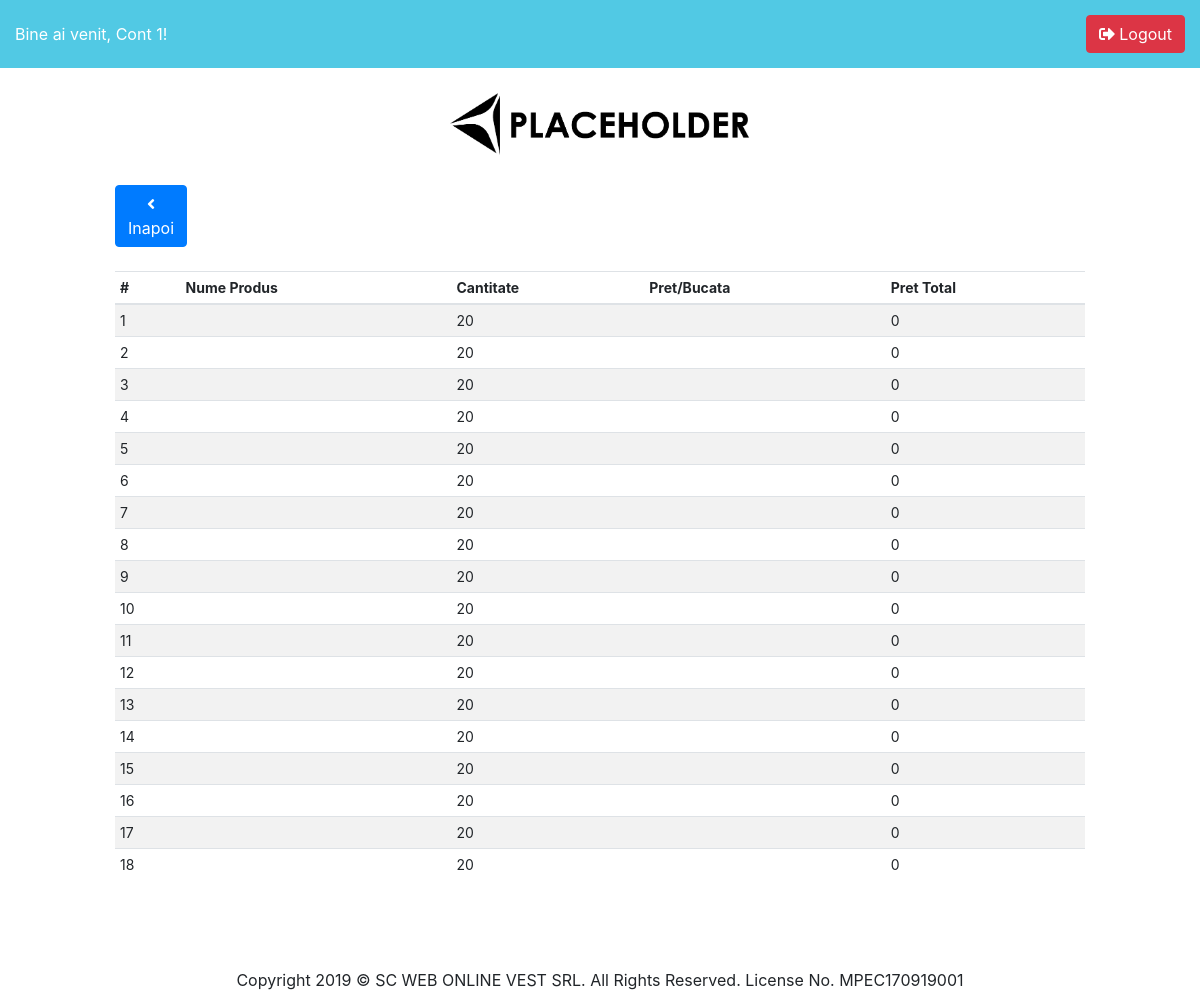
The app's page /app/admin/vezicomanda.php?id_comanda=11 (signed in) with its own data.
### tables this page shows
CREATE TABLE `conturi` (
  `ID` int(255) NOT NULL,
  `nume` varchar(255) NOT NULL,
  `email` varchar(255) NOT NULL,
  `pass` varchar(255) NOT NULL,
  `tip` int(255) NOT NULL
);

CREATE TABLE `datefirma` (
  `ID` int(255) NOT NULL,
  `nume` varchar(255) NOT NULL,
  `adresa` varchar(255) NOT NULL,
  `oras` varchar(255) NOT NULL,
  `judet` varchar(255) NOT NULL,
  `email` varchar(255) NOT NULL,
  `cui` varchar(255) NOT NULL,
  `rc` varchar(255) NOT NULL,
  `banca` varchar(255) NOT NULL,
  `cont1` varchar(255) NOT NULL,
  `cont2` varchar(255) NOT NULL,
  `cont3` varchar(255) NOT NULL,
  `logo` varchar(255) NOT NULL,
  `capital_social` varchar(255) NOT NULL,
  `telefon` varchar(255) NOT NULL
);

CREATE TABLE `produse_comenzi` (
  `ID` int(255) NOT NULL,
  `id_comanda` int(255) NOT NULL,
  `id_produs` int(255) NOT NULL,
  `cantitate` int(255) NOT NULL
);

### app/admin/vezicomanda.php (the view, shortened to what this page needs)
<?php
include 'header.php';
?>
    <div class="row">
        <div class="col-xs-12 col-sm-1 col-md-1 col-lg-1"></div>
        <div class="col-xs-12 col-sm-10 col-md-10 col-lg-10" style="padding-top: 15px;">
            <div style="display: flex; flex-wrap: wrap; align-items: flex-end;">
                <div style="width: 7%;">
                    <a href="listacomenzi.php"><button type="button" class="btn btn-primary"><i class="fas fa-angle-left"></i> Inapoi</button></a>
                </div>
            </div>
            <br/>
            <table class="table table-striped">
                <thead>
                    <tr>
                        <th scope="col">#</th>
                        <th scope="col">Nume Produs</th>
                        <th scope="col">Cantitate</th>
                        <th scope="col">Pret/Bucata</th>
                        <th scope="col">Pret Total</th>
                    </tr>
                </thead>
                <tbody>
                    <?php
                    $id_comanda = $_GET['id_comanda'];
                    $crt = 1;
                    try {
                        $dbh = new PDO("mysql:host=$hostdb; dbname=$namedb", $userdb, $passdb);
                        $produse = $dbh -> query("SELECT * FROM produse_comenzi WHERE id_comanda = '$id_comanda'");
                        foreach($produse as $row)
                        {
                            ?>
                            <tr>
                                <td><?php echo $crt; ?></td>
                                <td>
                                    <?php
                                    $id_produs = $row['id_produs'];
                                    $date_produs = $dbh -> query("SELECT * FROM produse WHERE ID = '$id_produs'");
                                    foreach($date_produs as $rowdate)
                                    {
                                        echo $rowdate['nume'];
                                    }
                                    ?>
                                </td>
                                <td><?php echo $row['cantitate']; ?></td>
                                <td><?php echo $rowdate['pret']; ?></td>
                                <td><?php echo $rowdate['pret'] * $row['cantitate']; ?></td>
                            </tr>
                            <?php
                            $crt ++;
                        }
                    }
                    catch(PDOException $e) {
                        echo $e->getMessage();
                    }
                    ?>
                </tbody>
            </table>
        </div>
        <div class="col-xs-12 col-sm-1 col-md-1 col-lg-1"></div>
    </div>
<?php
include 'footer.php';
?>

### app/admin/header.php (shortened to what this page needs)
<?php
$id_admin = $_COOKIE['id_admin'];
?>
<!DOCTYPE html>
<html>
    <head>
        <link rel="stylesheet" href="https://use.fontawesome.com/releases/v5.6.3/css/all.css">
        <link href="https://stackpath.bootstrapcdn.com/bootstrap/4.3.1/css/bootstrap.min.css" rel="stylesheet">
    </head>
    <body>
        <div class="container-fluid">
        <header class="row">
            <div class="col-xs-12 col-sm-6 col-md-6 col-lg-6">
                Bine ai venit,
                <?php
                include 'db.php';
                try {
                    $dbh = new PDO("mysql:host=$hostdb; dbname=$namedb", $userdb, $passdb);
                    $nume = $dbh -> query("SELECT * FROM conturi WHERE ID = '$id_admin'");
                    foreach($nume as $row)
                    {
                        echo $row['nume'];
                    }
                }
                catch(PDOException $e) {
                    echo $e->getMessage();
                }
                ?>!
            </div>
            <div class="col-xs-12 col-sm-6 col-md-6 col-lg-6" style="text-align: right">
                <a href="logout.php"><button type="button" class="btn btn-danger"><i class="fas fa-sign-out-alt"></i> Logout</button></a>
            </div>
        </header>
        <div class="row logowrapper">
            <div class="col-xs-12 col-sm-12 col-md-12 col-lg-12">
                <?php
                try {
                    $dbh = new PDO("mysql:host=$hostdb; dbname=$namedb", $userdb, $passdb);
                    $logo = $dbh -> query("SELECT * FROM datefirma");
                    foreach($logo as $row)
                    {
                        if($row['logo'] != '')
                        {
                            ?>
                            <img src="imgs/<?php echo $row['logo']; ?>" alt="logo firma" />
                            <?php
                        }
                        else
                        {
                            ?>
                            <img src="placeholder.png" alt="logo firma" />
                            <?php
                        }
                    }
                }
                catch(PDOException $e) {
                    echo $e->getMessage();
                }
                ?>
            </div>
        </div>

### app/admin/header.php (style rules this page uses)
header { padding-top: 15px; padding-bottom: 15px; display: flex; align-items: center; background: #51c9e4; color: #fff; }
div.logowrapper { text-align: center; padding-top: 10px; }
div.logowrapper img { max-width: 300px; padding-top: 15px; padding-bottom: 15px; }
table th, table td { padding: 5px !important; vertical-align: middle !important; }
table, table button { font-size: 14px !important; }

### app/admin/vezicomanda.php (style rules this page uses)
div.formwrapper form input:hover, div.popupwrapper form input:hover, input:hover, div.formwrapper form select:hover,, select:hover, div.formwrapper form textarea:hover, div.popupwrapper form textarea:hover { border: 1px solid #7aacfa; }

### records on screen
conturi: nume "Cont 1"
produse_comenzi: cantitate "20", $rowdate['pret']*$row['cantitate'] "0"
produse_comenzi: cantitate "20", $rowdate['pret']*$row['cantitate'] "0"
produse_comenzi: cantitate "20", $rowdate['pret']*$row['cantitate'] "0"
produse_comenzi: cantitate "20", $rowdate['pret']*$row['cantitate'] "0"
produse_comenzi: cantitate "20", $rowdate['pret']*$row['cantitate'] "0"
produse_comenzi: cantitate "20", $rowdate['pret']*$row['cantitate'] "0"
produse_comenzi: cantitate "20", $rowdate['pret']*$row['cantitate'] "0"
produse_comenzi: cantitate "20", $rowdate['pret']*$row['cantitate'] "0"
produse_comenzi: cantitate "20", $rowdate['pret']*$row['cantitate'] "0"
produse_comenzi: cantitate "20", $rowdate['pret']*$row['cantitate'] "0"
produse_comenzi: cantitate "20", $rowdate['pret']*$row['cantitate'] "0"
produse_comenzi: cantitate "20", $rowdate['pret']*$row['cantitate'] "0"
produse_comenzi: cantitate "20", $rowdate['pret']*$row['cantitate'] "0"
produse_comenzi: cantitate "20", $rowdate['pret']*$row['cantitate'] "0"
produse_comenzi: cantitate "20", $rowdate['pret']*$row['cantitate'] "0"
produse_comenzi: cantitate "20", $rowdate['pret']*$row['cantitate'] "0"
produse_comenzi: cantitate "20", $rowdate['pret']*$row['cantitate'] "0"
produse_comenzi: cantitate "20", $rowdate['pret']*$row['cantitate'] "0"
